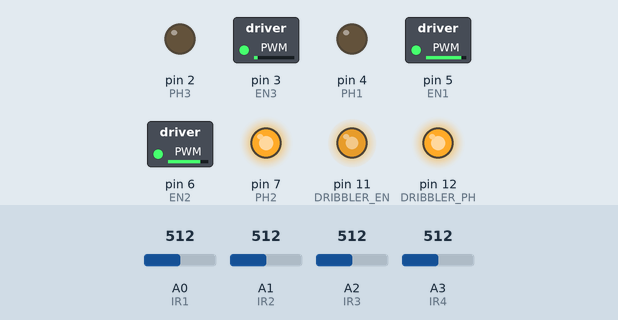
Bench run of a sketch on a simulated Arduino Uno, built with avr-gcc and run on an emulated ATmega328P. On the bench: switched loads named in the sketch (green lamp = pin HIGH), output pins drawn as LEDs (lit = HIGH). The test bench sets the inputs (shaded band); at power-on: A0 (IR1) = 512, A1 (IR2) = 512, A3 (IR4) = 512, A2 (IR3) = 512. What the sketch prints to the serial monitor is not drawn.

Above: at 0.87 s.
1.3 s: A0 (IR1) set to 716
At 1.69 s:
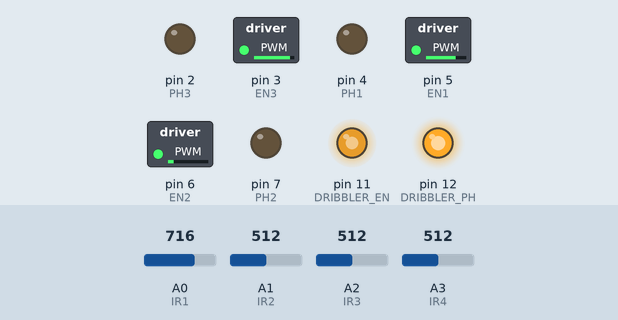
4.3 s: A1 (IR2) set to 716
At 4.78 s:
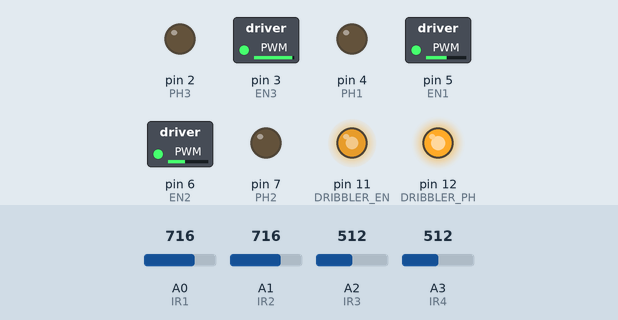
7.3 s: A3 (IR4) set to 716
At 7.52 s:
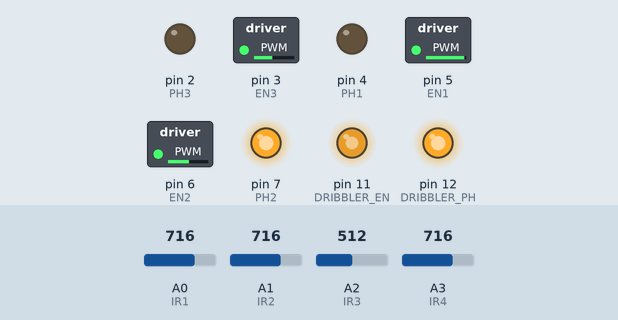
10.3 s: A2 (IR3) set to 306
13.3 s: A2 (IR3) set to 245
16.3 s: A0 (IR1) set to 992
At 17.14 s:
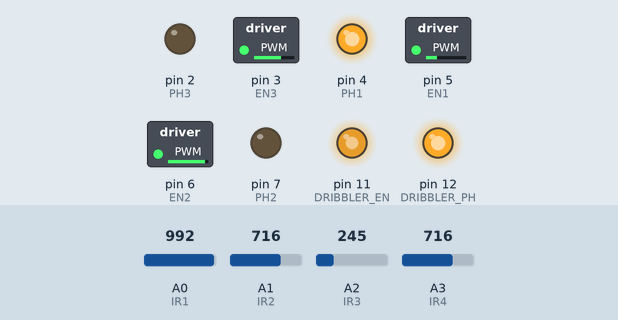
Timing chart, 0 to 20.3 s (numbered marks = the images above; inputs shaded):
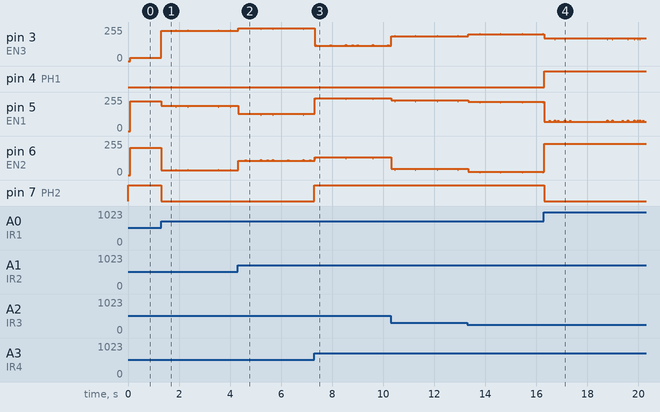

The sketch:

sketch_aug1a.ino
```cpp
#include "src/motors.h"

#define IR1 A0
#define IR2 A1
#define IR3 A2
#define IR4 A3

#define DRIBBLER_EN 11
#define DRIBBLER_PH 12

#define BALL 13


int velWeight = 2.4;
int ballDir = 0;
int ballDelta;
int ballVel;

int prevDir = 0;

float DeltaTime(){
  static int lastTime;
  int curTime = millis();
  int delta = curTime - lastTime;
  lastTime = curTime;
  return delta;
}

void setup() {
  // put your setup code here, to run once:
  Serial.begin(9600);
  pinMode(BALL, INPUT);
  pinMode(DRIBBLER_EN, OUTPUT);
  pinMode(DRIBBLER_PH, OUTPUT);
  Motors::init();
  DeltaTime();
  analogWrite(DRIBBLER_EN, 200);
  digitalWrite(DRIBBLER_PH, HIGH);
}

void loop() {
  // put your main code here, to run repeatedly:
  if (map(analogRead(IR1), 1023, 300, 0, 100) == 0 && map(analogRead(IR2), 1023, 300, 0, 100) == 0 && map(analogRead(IR3), 1023, 300, 0, 100) == 0 && map(analogRead(IR4), 1023, 300, 0, 100) == 0) {
    Serial.println("BALL NOT FOUND");
    Motors::MoveMotors(0, 0, 0);
  } else {
    int sensor1Reading = map(analogRead(IR1), 1023, 300, 0, 100);
    int sensor2Reading = map(analogRead(IR2), 1023, 300, 0, 100);
    int sensor3Reading = map(analogRead(IR3), 1023, 300, 0, 100);
    int sensor4Reading = map(analogRead(IR4), 1023, 300, 0, 100);

    ballDir = sensor1Reading * 90.0f / 100.0f + sensor2Reading * 30.0f / 100.0f + sensor3Reading * -30.0f / 100.0f + sensor4Reading * -90.0f / 100.0f; // Find the sensor with the highest reading (I.e. the sensor that is most proximal to the ball)
    ballDir = map(ballDir, -30, 30, -70, 70);

    ballDelta = ballDir - prevDir; // Find
    ballVel = ballDelta - DeltaTime();

    Serial.println(ballDir);

    int motorsDir = ballDir + ballVel * velWeight;

    Motors::MoveMotors(motorsDir, 250, ballVel);
  }

  prevDir = ballDir;
}
```

Motors.cpp
```cpp
#include "Motors.h"
#include "Arduino.h"

#define EN1 5
#define EN2 6
#define EN3 3

#define PH1 4
#define PH2 7
#define PH3 2

void Motors::MoveMotors(float theta, int speed, float angle){
  if(speed < 0 || speed > 255){
    Serial.println("Error: invalid MoveMotors speed input");
    return;
  }

  float angle1 = (30 + theta) * PI/180;
  float angle2 = (150 + theta) * PI/180;
  float angle3 = (90 + theta) * PI/180;

  float speed1 = cos(angle1) * speed + angle;
  float speed2 = cos(angle2) * speed + angle;
  float speed3 = cos(angle3) * speed + angle;

  MoveMotor(0, speed1);
  MoveMotor(1, speed2);
  MoveMotor(2, speed3);
}

void Motors::MoveMotor(int motor, float speed){
    int phPin;
    int enPin;

    switch (motor)
    {
        case 0:
            phPin = PH1;
            enPin = EN1;
            break;
        case 1:
            phPin = PH2;
            enPin = EN2;
            break;
        case 2:
            phPin = PH3;
            enPin = EN3;
            break;
    }
    digitalWrite(phPin, speed < 0 ? 1 : 0);
    analogWrite(enPin, abs(speed));
}

void Motors::init(){
    pinMode(EN1, OUTPUT);
    pinMode(EN2, OUTPUT);
    pinMode(EN3, OUTPUT);
    pinMode(PH1, OUTPUT);
    pinMode(PH2, OUTPUT);
    pinMode(PH3, OUTPUT);
}
```

Motors.h
```cpp
#ifndef MOTORS_H
#define MOTORS_H
class Motors{
    public:
        static void init();
        static void MoveMotors(float theta, int speed, float angle);

    private:
        static void MoveMotor(int motor, float speed);

};
#endif
```

Measured:
- after the input at 1.3 s, pin 7 (PH2): HIGH → LOW at once
- after the input at 7.3 s, pin 7 (PH2): LOW → HIGH at once
- after the input at 16.3 s, pin 4 (PH1): LOW → HIGH at once; pin 7 (PH2): HIGH → LOW at once
